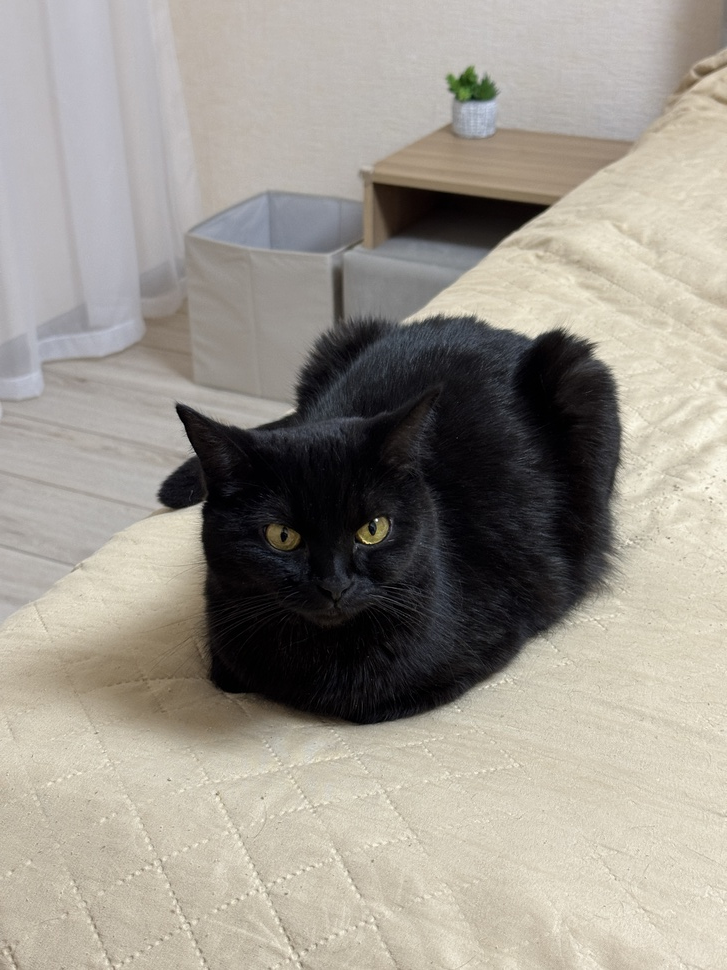
#> input picture ex4/src1.JPG, 727 x 970 px, shrunk from 3024 x 4032 before the run, found by its file name
$ python 4.py
#> lines starting #> are read from the running program, lines starting #| are printed output that depends on the picture
import cv2 as cv

src1 = cv.imread('src1.jpg')
#> src1 is the input picture: shape (970, 727, 3); mean B, G, R 142.7, 151.7, 156.9
src2 = cv.imread('src2.jpg')
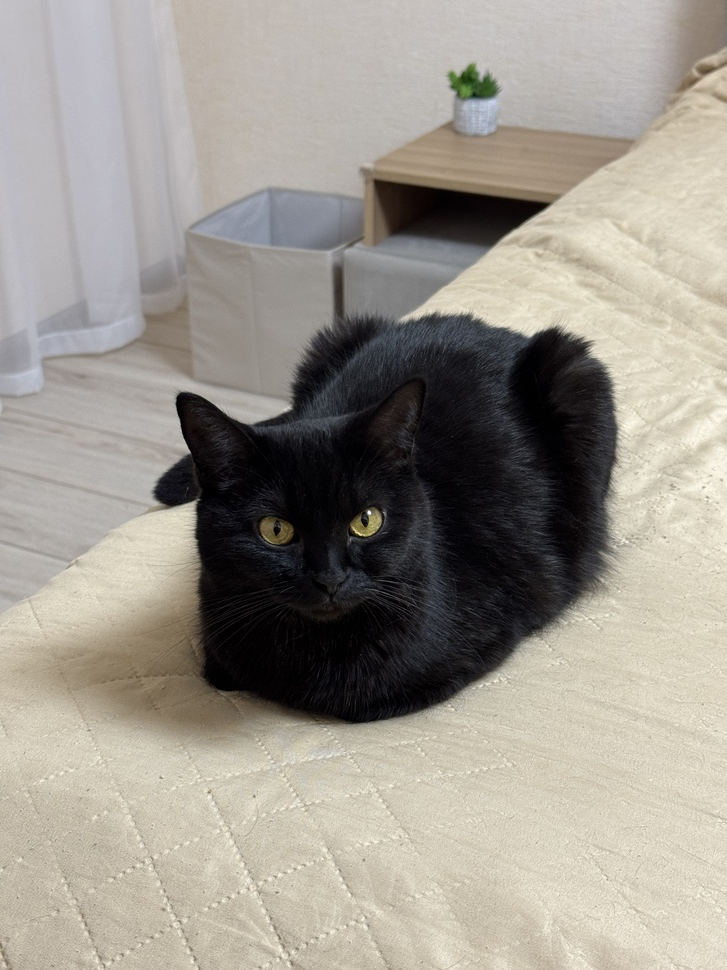
#> input picture ex4/src2.JPG, 727 x 970 px, shrunk from 3024 x 4032 before the run, found by its file name
#> src2 is the input picture: shape (970, 727, 3); mean B, G, R 142.5, 151.6, 156.8


# a
diff12 = cv.absdiff(src1, src2)
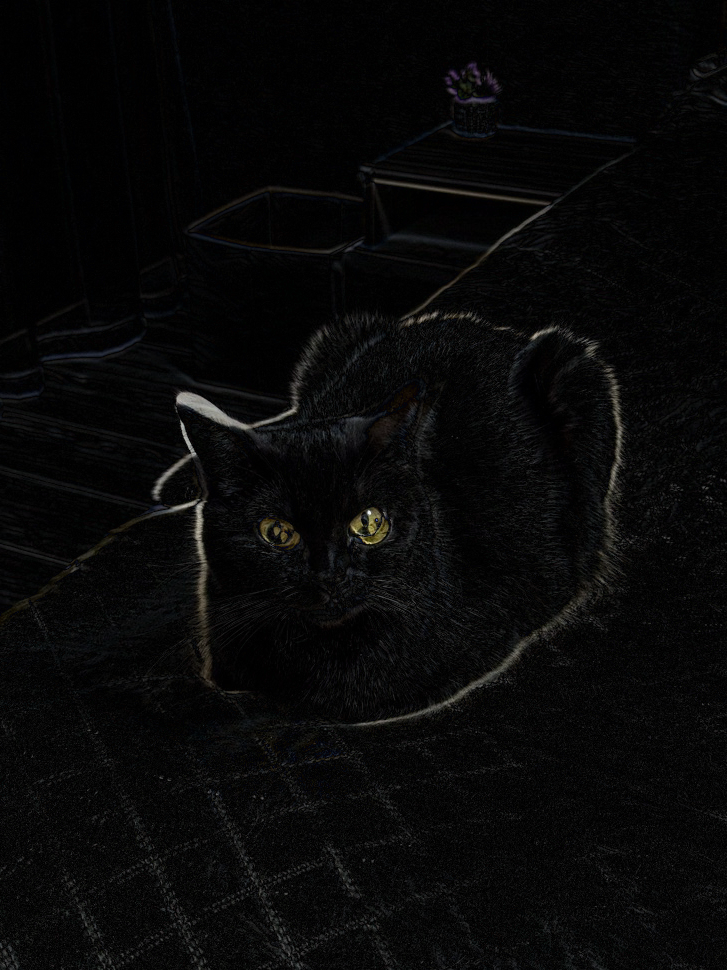
#> diff12: shape (970, 727, 3); mean B, G, R 8.2, 8.2, 8.2
cv.imshow("diff12", diff12)


# b
kernel = cv.getStructuringElement(cv.MORPH_RECT,(5, 5))
eroded_image = cv.erode(diff12, kernel)
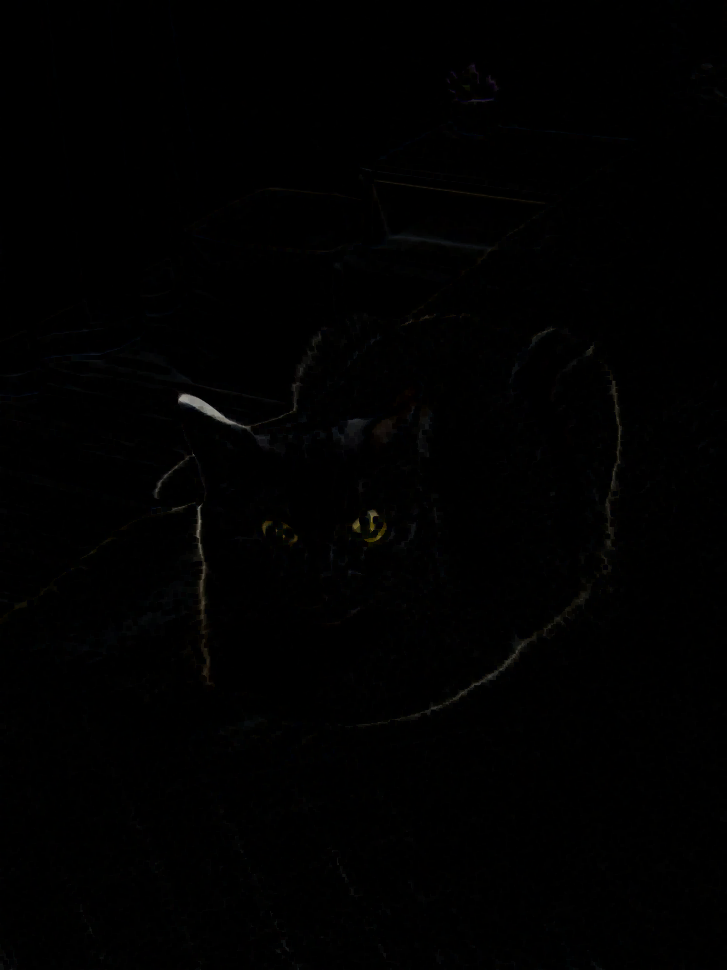
#> eroded_image: shape (970, 727, 3); mean B, G, R 0.8, 0.9, 0.9
dilated_image = cv.dilate(eroded_image, kernel)
cleandiff = dilated_image
cv.imshow("cleandiff", cleandiff)


# c
dilated_image = cv.dilate(diff12, kernel)
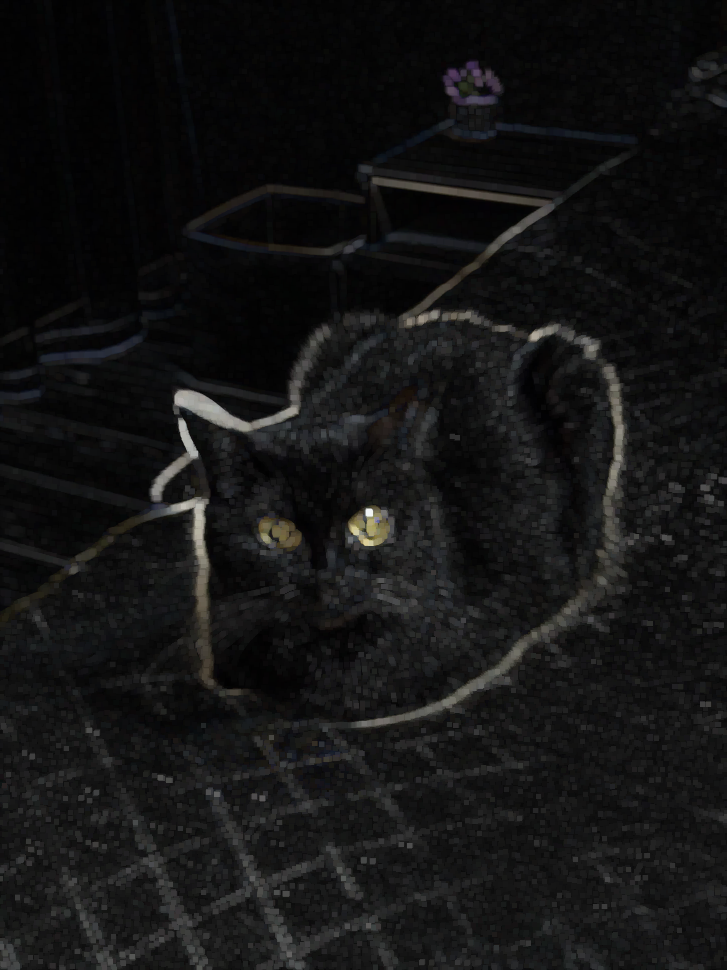
#> dilated_image: shape (970, 727, 3); mean B, G, R 20.1, 20.1, 20
eroded_image = cv.erode(dilated_image, kernel)
dirtydiff = eroded_image
cv.imshow("dirtydiff", dirtydiff)


cv.waitKey(0)
cv.destroyAllWindows()
